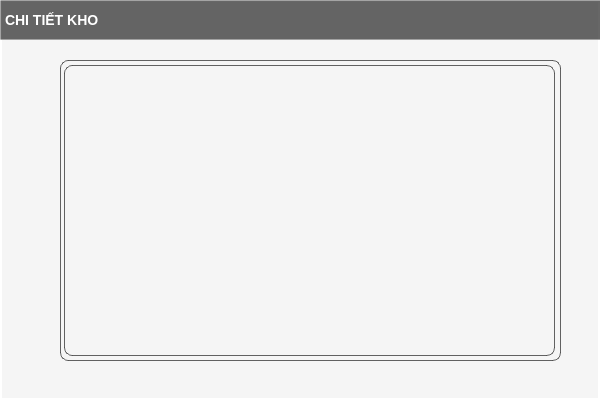
<?xml version="1.0" encoding="UTF-8"?>
<ui version="4.0">
 <class>Form</class>
 <widget class="QWidget" name="Form">
  <property name="geometry">
   <rect>
    <x>0</x>
    <y>0</y>
    <width>600</width>
    <height>400</height>
   </rect>
  </property>
  <property name="windowTitle">
   <string>Form</string>
  </property>
  <property name="styleSheet">
   <string notr="true">#Form {
background: #F5F5F5;
border-bottom-radius : 10px;
border : 2px solid white ;
}</string>
  </property>
  <widget class="QLabel" name="label">
   <property name="geometry">
    <rect>
     <x>0</x>
     <y>0</y>
     <width>800</width>
     <height>40</height>
    </rect>
   </property>
   <property name="font">
    <font>
     <pointsize>-1</pointsize>
     <weight>75</weight>
     <bold>true</bold>
    </font>
   </property>
   <property name="layoutDirection">
    <enum>Qt::LeftToRight</enum>
   </property>
   <property name="styleSheet">
    <string notr="true">QLabel {
    background-color:  rgba(40, 40, 40, 180); /* Nền xanh trong suốt */
    color: white;
    font-weight: bold;
    font-size: 14px;

    
    /* Viền sáng */
    border: 1.5px solid rgba(255, 255, 255, 0.4);
    
    /* Đổ bóng - QSS hỗ trợ giới hạn */
    border-style: outset;
    border-width: 1px;
    
    /* Gradient xanh */
}

</string>
   </property>
   <property name="text">
    <string>CHI TIẾT KHO</string>
   </property>
   <property name="margin">
    <number>12</number>
   </property>
  </widget>
  <widget class="QWidget" name="inf_kho_2" native="true">
   <property name="geometry">
    <rect>
     <x>60</x>
     <y>60</y>
     <width>501</width>
     <height>301</height>
    </rect>
   </property>
   <property name="styleSheet">
    <string notr="true">QWidget {
    border: 1px solid rgba(60, 60, 60, 0.8); /* Viền mỏng màu xám đậm */
    border-radius: 8px; /* Bo góc mềm mại hơn */
    box-shadow: 0 2px 10px rgba(0, 0, 0, 0.15); /* Thêm đổ bóng nhẹ */
    background-color: rgba(245, 245, 245, 0.5); /* Nền trắng đục nhẹ */
    padding: 2px; /* Thêm padding nhỏ */
}
</string>
   </property>
   <widget class="QLabel" name="lable_kho_1">
    <property name="geometry">
     <rect>
      <x>4</x>
      <y>5</y>
      <width>491</width>
      <height>291</height>
     </rect>
    </property>
    <property name="text">
     <string/>
    </property>
   </widget>
  </widget>
 </widget>
 <resources/>
 <connections/>
</ui>
